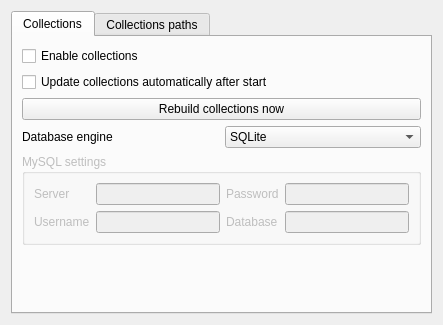
<?xml version="1.0" encoding="UTF-8"?>
<ui version="4.0">
 <class>Collections</class>
 <widget class="QWidget" name="Collections">
  <property name="geometry">
   <rect>
    <x>0</x>
    <y>0</y>
    <width>443</width>
    <height>325</height>
   </rect>
  </property>
  <property name="windowTitle">
   <string>Form</string>
  </property>
  <layout class="QGridLayout" name="gridLayout">
   <item row="0" column="0">
    <widget class="QTabWidget" name="tabWidget">
     <property name="currentIndex">
      <number>0</number>
     </property>
     <widget class="QWidget" name="collectionsTab">
      <attribute name="title">
       <string>Collections</string>
      </attribute>
      <layout class="QVBoxLayout" name="verticalLayout_2">
       <item>
        <widget class="QCheckBox" name="enableCollectionsCheckbox">
         <property name="text">
          <string>Enable collections</string>
         </property>
        </widget>
       </item>
       <item>
        <widget class="QCheckBox" name="autoupdateCollectionsCheckbox">
         <property name="text">
          <string>Update collections automatically after start</string>
         </property>
        </widget>
       </item>
       <item>
        <widget class="QPushButton" name="pushButton">
         <property name="text">
          <string>Rebuild collections now</string>
         </property>
        </widget>
       </item>
       <item>
        <layout class="QHBoxLayout" name="horizontalLayout_2">
         <item>
          <widget class="QLabel" name="label">
           <property name="text">
            <string>Database engine</string>
           </property>
          </widget>
         </item>
         <item>
          <widget class="QComboBox" name="dbEngineCombo">
           <item>
            <property name="text">
             <string>SQLite</string>
            </property>
           </item>
           <item>
            <property name="text">
             <string>MySQL</string>
            </property>
           </item>
          </widget>
         </item>
        </layout>
       </item>
       <item>
        <widget class="QGroupBox" name="mysqlSettings">
         <property name="enabled">
          <bool>false</bool>
         </property>
         <property name="title">
          <string>MySQL settings</string>
         </property>
         <layout class="QGridLayout" name="gridLayout_2">
          <item row="0" column="0">
           <widget class="QLabel" name="label_3">
            <property name="text">
             <string>Server</string>
            </property>
           </widget>
          </item>
          <item row="0" column="1">
           <widget class="QLineEdit" name="mysqlServerEdit"/>
          </item>
          <item row="0" column="2">
           <widget class="QLabel" name="label_4">
            <property name="text">
             <string>Password</string>
            </property>
           </widget>
          </item>
          <item row="0" column="3">
           <widget class="QLineEdit" name="mysqlPasswordEdit">
            <property name="echoMode">
             <enum>QLineEdit::Password</enum>
            </property>
           </widget>
          </item>
          <item row="1" column="0">
           <widget class="QLabel" name="label_2">
            <property name="text">
             <string>Username</string>
            </property>
           </widget>
          </item>
          <item row="1" column="1">
           <widget class="QLineEdit" name="mysqlUsernameEdit"/>
          </item>
          <item row="1" column="2">
           <widget class="QLabel" name="label_5">
            <property name="text">
             <string>Database</string>
            </property>
           </widget>
          </item>
          <item row="1" column="3">
           <widget class="QLineEdit" name="mysqlDatabaseEdit"/>
          </item>
         </layout>
        </widget>
       </item>
       <item>
        <spacer name="verticalSpacer_2">
         <property name="orientation">
          <enum>Qt::Vertical</enum>
         </property>
         <property name="sizeHint" stdset="0">
          <size>
           <width>20</width>
           <height>40</height>
          </size>
         </property>
        </spacer>
       </item>
      </layout>
     </widget>
     <widget class="QWidget" name="collectionsPathsTab">
      <attribute name="title">
       <string>Collections paths</string>
      </attribute>
      <layout class="QHBoxLayout" name="horizontalLayout">
       <item>
        <widget class="QListWidget" name="collectionsPathsList"/>
       </item>
       <item>
        <layout class="QVBoxLayout" name="verticalLayout">
         <item>
          <widget class="QPushButton" name="addPathButton">
           <property name="text">
            <string>Add...</string>
           </property>
          </widget>
         </item>
         <item>
          <widget class="QPushButton" name="removePathButton">
           <property name="text">
            <string>Remove</string>
           </property>
          </widget>
         </item>
         <item>
          <widget class="QPushButton" name="removeAllPathsButton">
           <property name="text">
            <string>Remove all</string>
           </property>
          </widget>
         </item>
         <item>
          <spacer name="verticalSpacer">
           <property name="orientation">
            <enum>Qt::Vertical</enum>
           </property>
           <property name="sizeHint" stdset="0">
            <size>
             <width>20</width>
             <height>40</height>
            </size>
           </property>
          </spacer>
         </item>
        </layout>
       </item>
      </layout>
     </widget>
    </widget>
   </item>
  </layout>
 </widget>
 <resources/>
 <connections/>
</ui>
